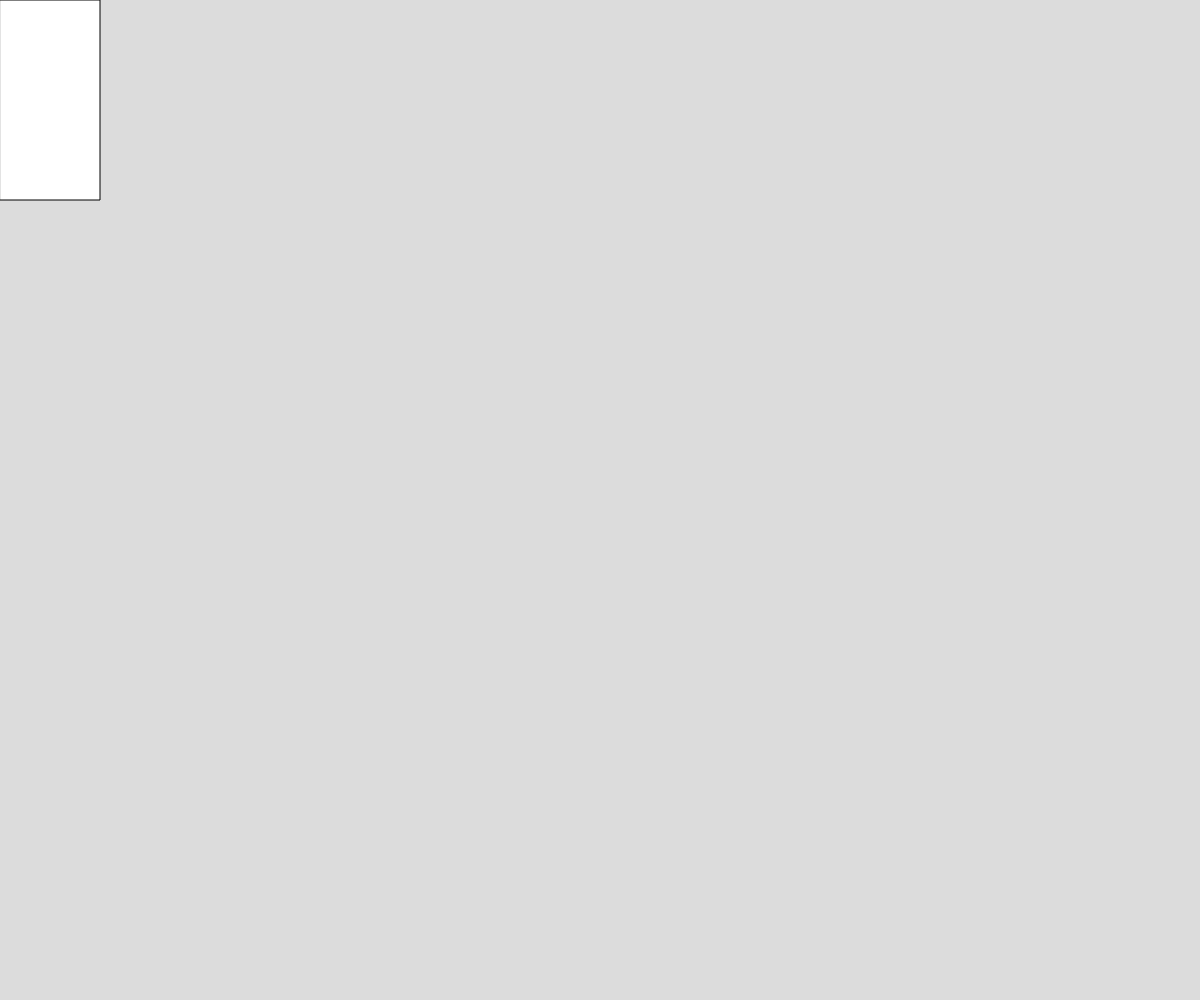
Frame 1 (no input)
Frame 60 (no input): identical to frame 1, image omitted
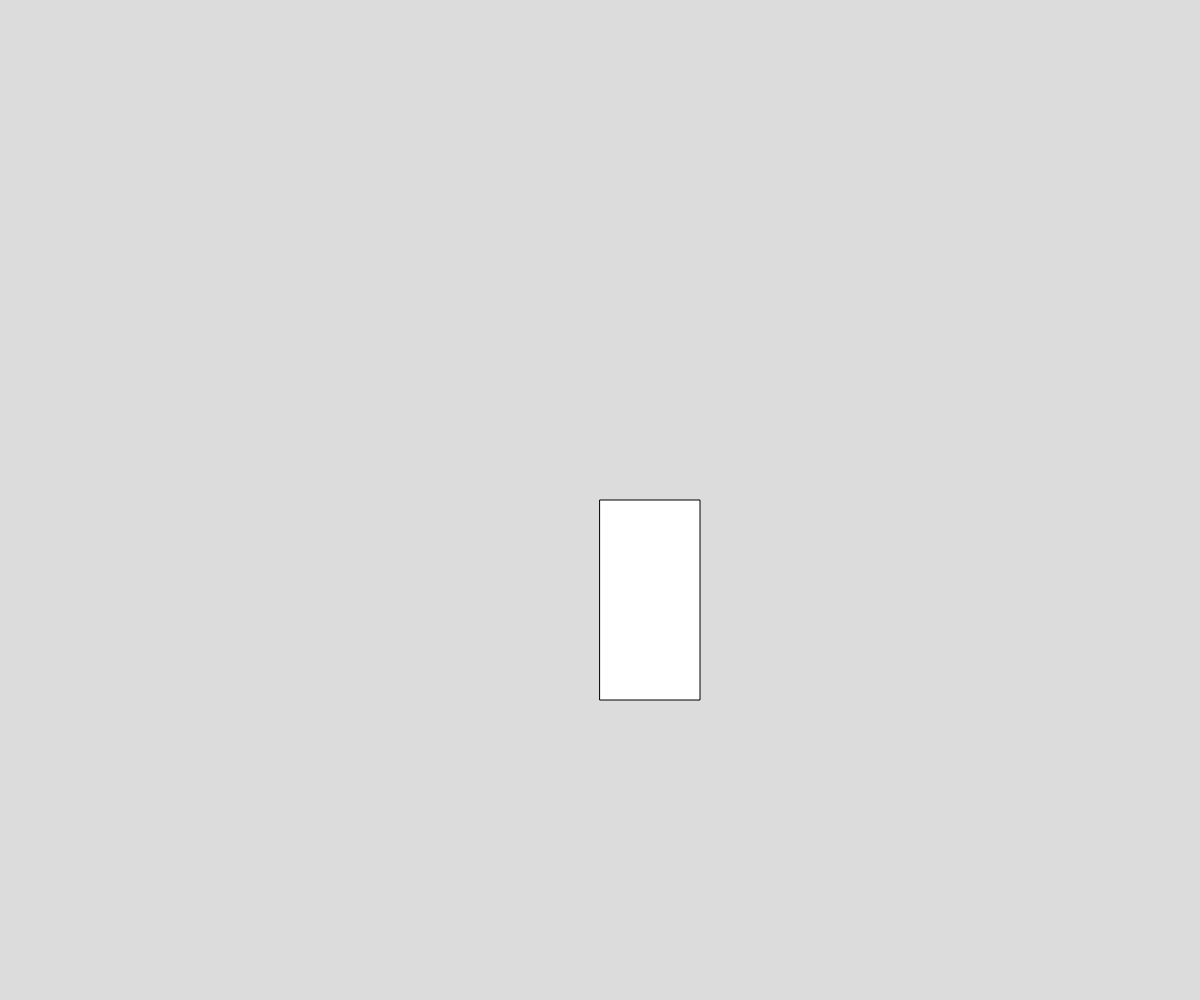
Frame 120 (the mouse pressed at the canvas centre since frame 60)

The p5.js sketch that drew these frames (run headless with seeded random() and noise() and a simulated clock; from frame 60 on, the mouse is pressed at the canvas centre):

// p5.js sketch
// ── sketch.js
// Project Title
// Your Name
// Date
//
// Extra for Experts:
// - describe what you did to take this project "above and beyond"


function setup() {
  createCanvas(windowWidth, windowHeight);
}

function draw() {
  background(220);
  rect(mouseX, mouseY, 100, 200);
}
